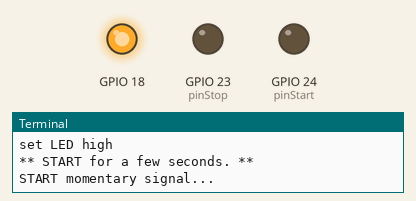
Simulated run of this program. Board: Raspberry Pi (BCM pin numbers). On the bench: output pins drawn as LEDs (lit = HIGH), the last lines printed to the terminal. The clock reads 2024-03-15 10:24:30 at power-on unless the program sets it.

Above: at 1.3 s.
At 3.77 s:
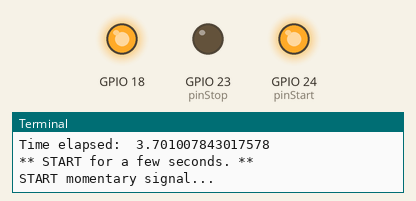
At 6.37 s:
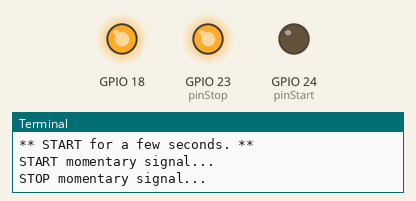
Timing chart, 0 to 8.5 s (numbered marks = the images above):
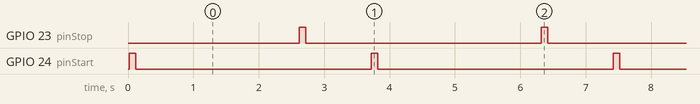

The program:

test-cuefeed-loop.py
```python
# Use this code to help test if the paper feeder is set up correctly.
# This is meant to send out a stack of sheets of paper, one by one.
# Hardware setup info here: https://github.com/piuswong-vx/sandbox-rpi

import RPi.GPIO as GPIO
import time
import sys

print("Running test-cuefeed-loop.py...")

# Set up output signal
GPIO.setmode(GPIO.BCM)
GPIO.setup(18,GPIO.OUT) #LED

# define these parameters according to desired system setup
time.sleep(0.02)
timeSignal = 0.1    # length of momentary signal trigger
timeRunning = 2.5   # default length of time after start signal to stop
pinStop = 23
pinStart = 24

class Feeder:
    def __init__(self, pinStop, pinStart, timeSignal):
        self.timeSignal = timeSignal
        self.timeRunning = timeRunning
        self.pinStop = pinStop
        self.pinStart = pinStart
        GPIO.setup(pinStop,GPIO.OUT) #STOP
        GPIO.setup(pinStart,GPIO.OUT) #START

    def start(self,timeRunning):
        print("START momentary signal...")
        GPIO.output(self.pinStart, GPIO.HIGH)
        time.sleep(timeSignal)
        GPIO.output(self.pinStart, GPIO.LOW)
        time.sleep(timeRunning)

    def stop(self):
        print("STOP momentary signal...")
        GPIO.output(self.pinStop, GPIO.HIGH)
        time.sleep(timeSignal)
        GPIO.output(self.pinStop, GPIO.LOW)

feeder = Feeder(pinStop, pinStart, timeSignal)

try:
    print("set LED high")
    GPIO.output(18, GPIO.HIGH)
    start = time.time()

    while True:
        print("** START for a few seconds. **")
        feeder.start(timeRunning)
        feeder.stop()
        time.sleep(1)
        end = time.time()
        print("Time elapsed: ", end - start)

except KeyboardInterrupt: # If CTRL+C is pressed, exit cleanly:
    print("Keyboard interrupt")
    print("STOP momentary signal...")
    feeder.stop()

except:
    print("error!")
    feeder.stop()

finally:
    print("Ending GPIO control.")
    GPIO.cleanup() # change all GPIO to input mode.
```

Measured:
- by itself, GPIO 23 (pinStop), GPIO 24 (pinStart): alternates HIGH for 0.10 s and LOW for 3.6 s
- by itself, everything shown: repeats every 3.7 s, in 4 steps
